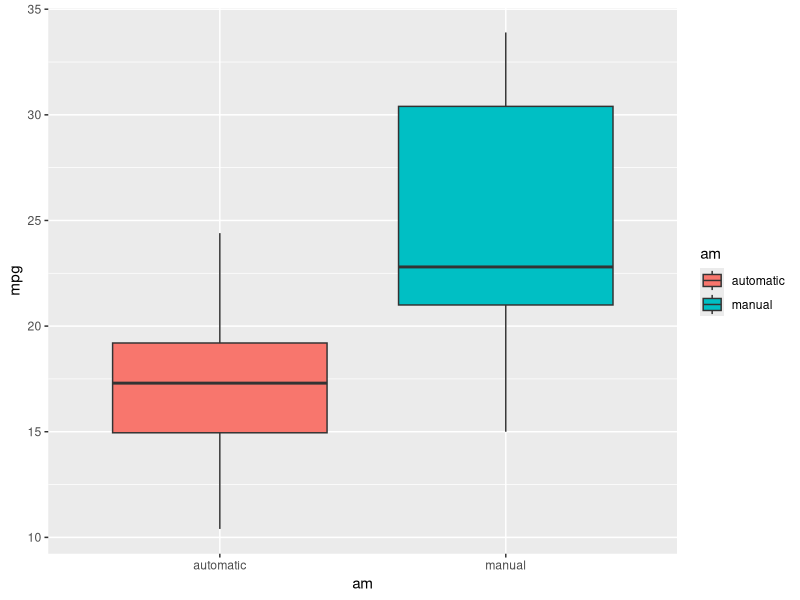
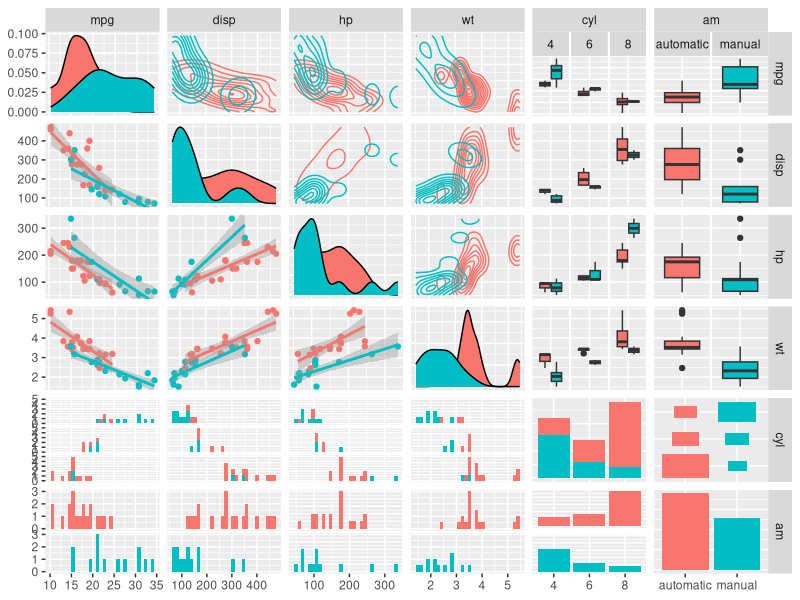

These figures' R source, in order:
## ---- chunk 1
knitr::opts_chunk$set(echo = TRUE)
## ---- chunk 2
data(mtcars)

mtcars$am <- as.factor(mtcars$am)
levels(mtcars$am) <- c("automatic", "manual")

mtcars$cyl <- as.factor(mtcars$cyl)



## ---- chunk 3
library(ggplot2)
library(GGally)
library(dplyr)
p <- ggplot(mtcars, aes(am, mpg))
p + geom_boxplot(aes(fill = am))

mtcars %>% 
   select(mpg, disp, hp, wt, cyl, am) %>% 
   ggpairs(
     mapping = ggplot2::aes(color = am), 
     upper = list(continuous = "density", combo = "box"), 
     lower = list(continuous = "smooth"))
